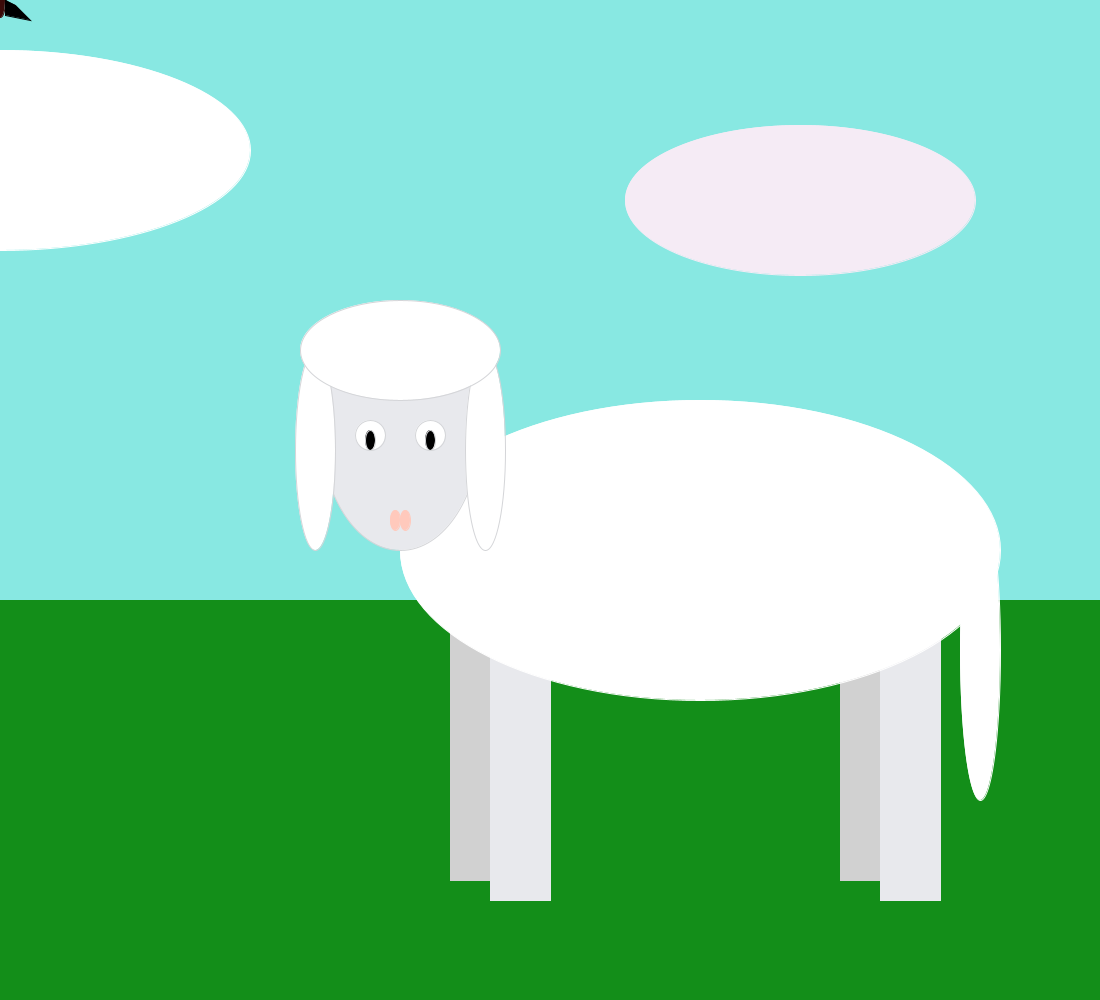
Frame 1 (no input)
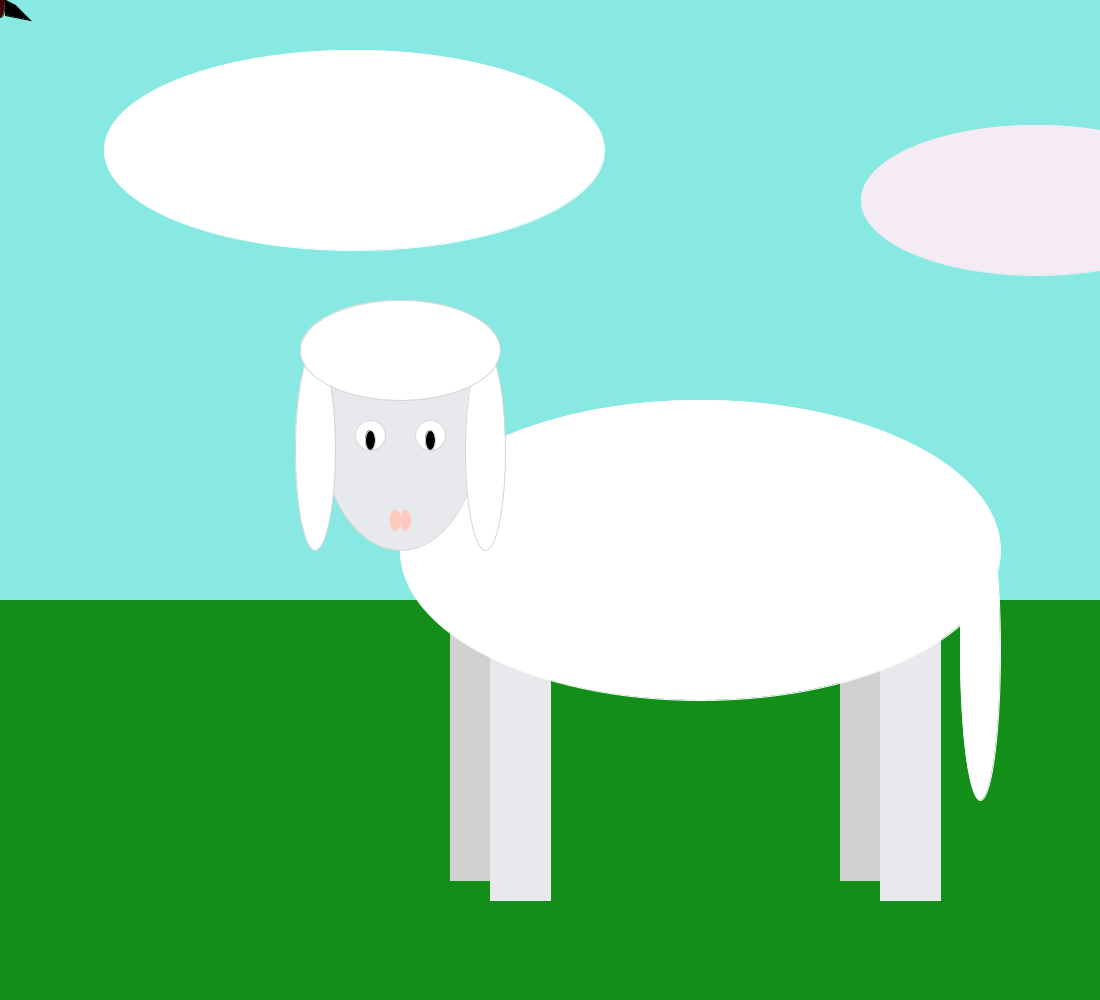
Frame 60 (the mouse pressed at the canvas centre just before this capture)
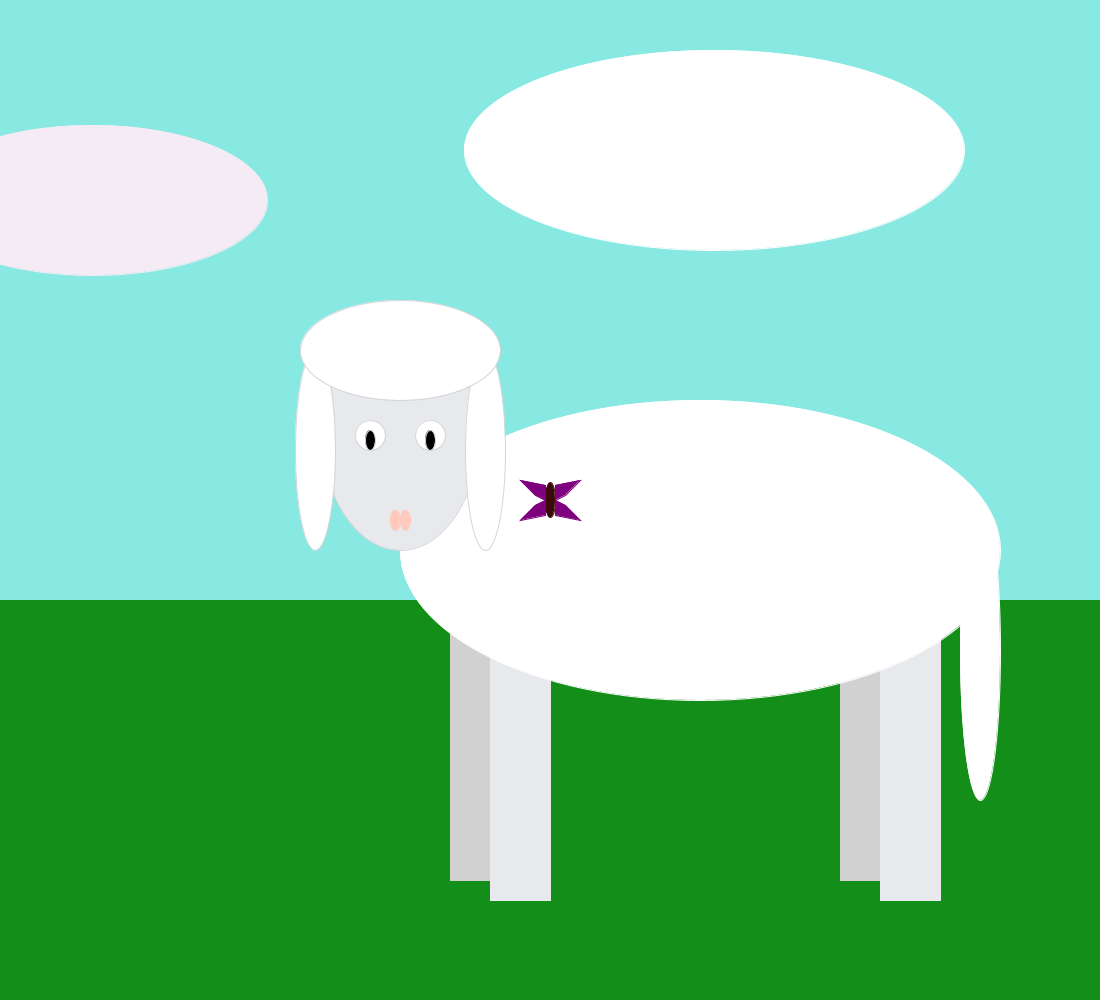
Frame 120 (the mouse held since frame 60 and released just before this capture)

The Processing sketch that drew these frames (run headless with seeded random() and noise(); from frame 60 on, the mouse is pressed at the canvas centre):

// Processing sketch: processing_5564
// ── processing_5564.pde

float x;
float dx;
float y;
float dy;

void setup() {
  size(1100,1000);
  x=0;
  dx=6;
  y=800;
  dy=4;
  
}
void draw() {
  background(136,232,226);
  stroke(19,142,25);
  fill(19,142,25);
  rect(0,600,1100,400);
  //wolken
        fill(245,235,245);
    stroke(245,235,245);
    ellipse(y,200,350,150);
    stroke(255);
    fill(255);
    ellipse(x,150,500,200);
      x=x+dx;         //mit Kenntnissen aus TECH NAT GL
      y=y+dy;
         if(x>1250)
           { x=0; }
         if(y>1180)
           { y=0; }  
  //hinteres bein - vorn
  fill(209,209,209);
  stroke(209,209,209);
  rect(450,600,50,280);
  //vorderes bein - vorn
  fill(232,233,237);
  stroke(232,233,237);
  rect(490,600,60,300);
  //hinteres bein - hinten
  fill(209,209,209);
  stroke(209,209,209);
  rect(840,630,50,250);
  //vorderes bein - hinten
  fill(232,233,237);
  stroke(232,233,237);
  rect(880,600,60,300);
  //schwanz
  fill(255);
  stroke(255);
  ellipse(980,650,40,300);
  //körper
  ellipse(700,550,600,300);
  //gesicht
  stroke(212,213,216);
  fill(232,233,237);
  ellipse(400,425,160,250);
  //ohren
  fill(255);
  ellipse(315,450,40,200);
  ellipse(485,450,40,200);
  //kopfflausch
  fill(255);
  ellipse(400,350,200,100);
  //augen
  fill(255);
  ellipse(430,435,30,30);
  ellipse(370,435,30,30);
  //pupillen
  fill(0);
  ellipse(430,440,10,20);
  ellipse(370,440,10,20);
 /*   if(mousePressed && (mouseButton == LEFT))
    {
      fill(255);
      
      ellipse(430,435,30,30);
      ellipse(370,435,30,30);
      stroke(0);
      ellipse(430,435,24,24);     //Rausgenommen, weil durch neue Idee ersetzt (Zeile 98-108)
      ellipse(370,435,24,24);
      fill(0);
      ellipse(430,435,18,18);
      ellipse(370,435,18,18); } */ 
  //nasenlöcher
  fill(255,201,188);
  stroke(255,201,188);
  ellipse(395,520,10,20);
  ellipse(405,520,10,20);
  
  if ((mouseX>380) && (mouseX<420) && (mouseY>480) && (mouseY<550))
      {  fill(255);                 //gleicher Code wie von Zeile 68-77
      stroke(255);
      ellipse(430,435,30,30);
      ellipse(370,435,30,30);
      stroke(0);
      ellipse(430,435,24,24);
      ellipse(370,435,24,24);
      fill(0);
      ellipse(430,435,18,18);
      ellipse(370,435,18,18); }
  
  //schmetterling
  fill(59,11,9);
  stroke(59,11,9);
  ellipse(mouseX,mouseY,10,35);
  stroke(mouseX*255/1100,0,mouseY*255/1000);
  fill(mouseX*255/1100,0,mouseY*255/1000);
  quad(mouseX+5,mouseY-15,mouseX+30,mouseY-20,mouseX+15,mouseY-5,mouseX+5,mouseY);
  quad(mouseX+5,mouseY+15,mouseX+30,mouseY+20,mouseX+15,mouseY+5,mouseX+5,mouseY);
  
  quad(mouseX-5,mouseY+15,mouseX-30,mouseY+20,mouseX-15,mouseY+5,mouseX-5,mouseY);
  quad(mouseX-5,mouseY-15,mouseX-30,mouseY-20,mouseX-15,mouseY-5,mouseX-5,mouseY);
 

  
}
